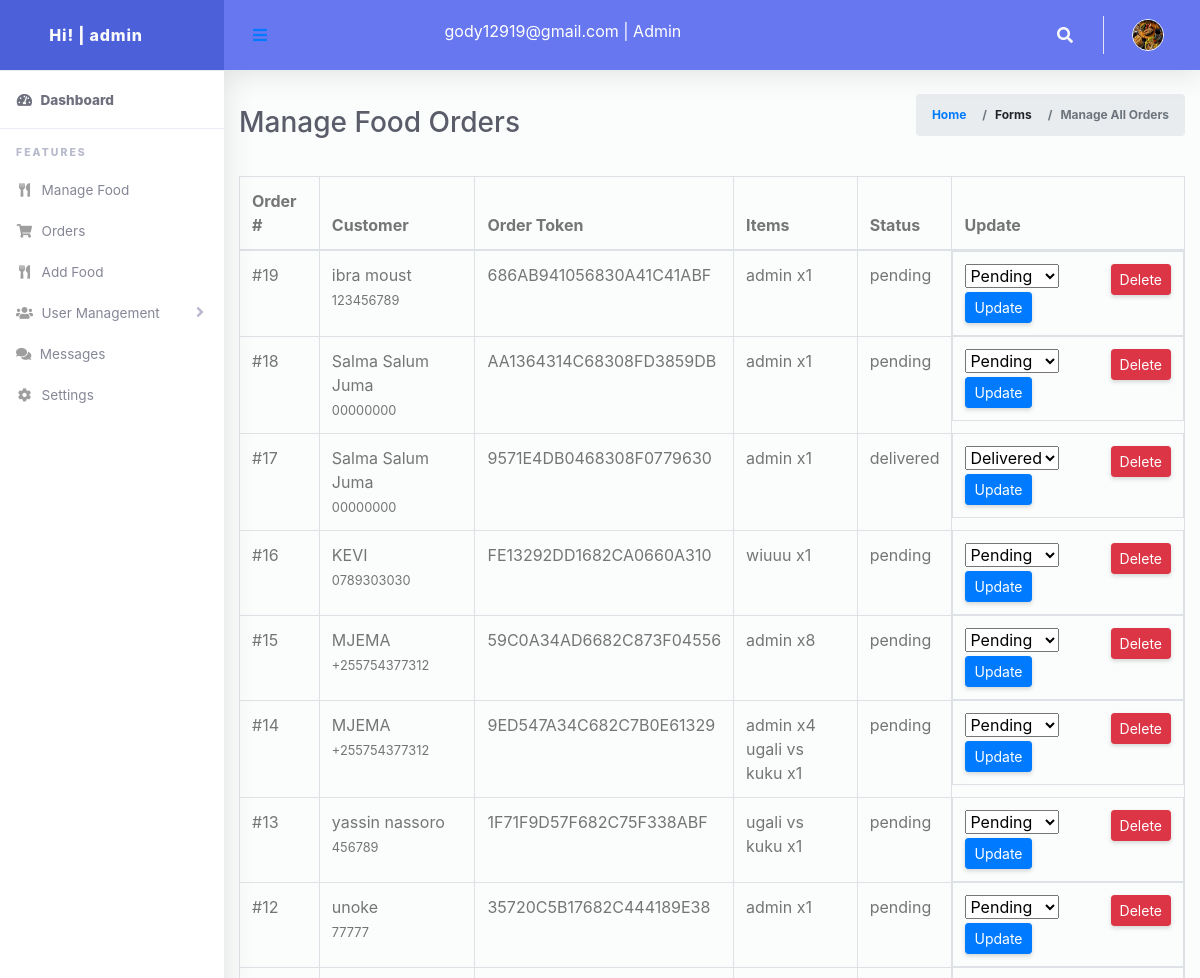
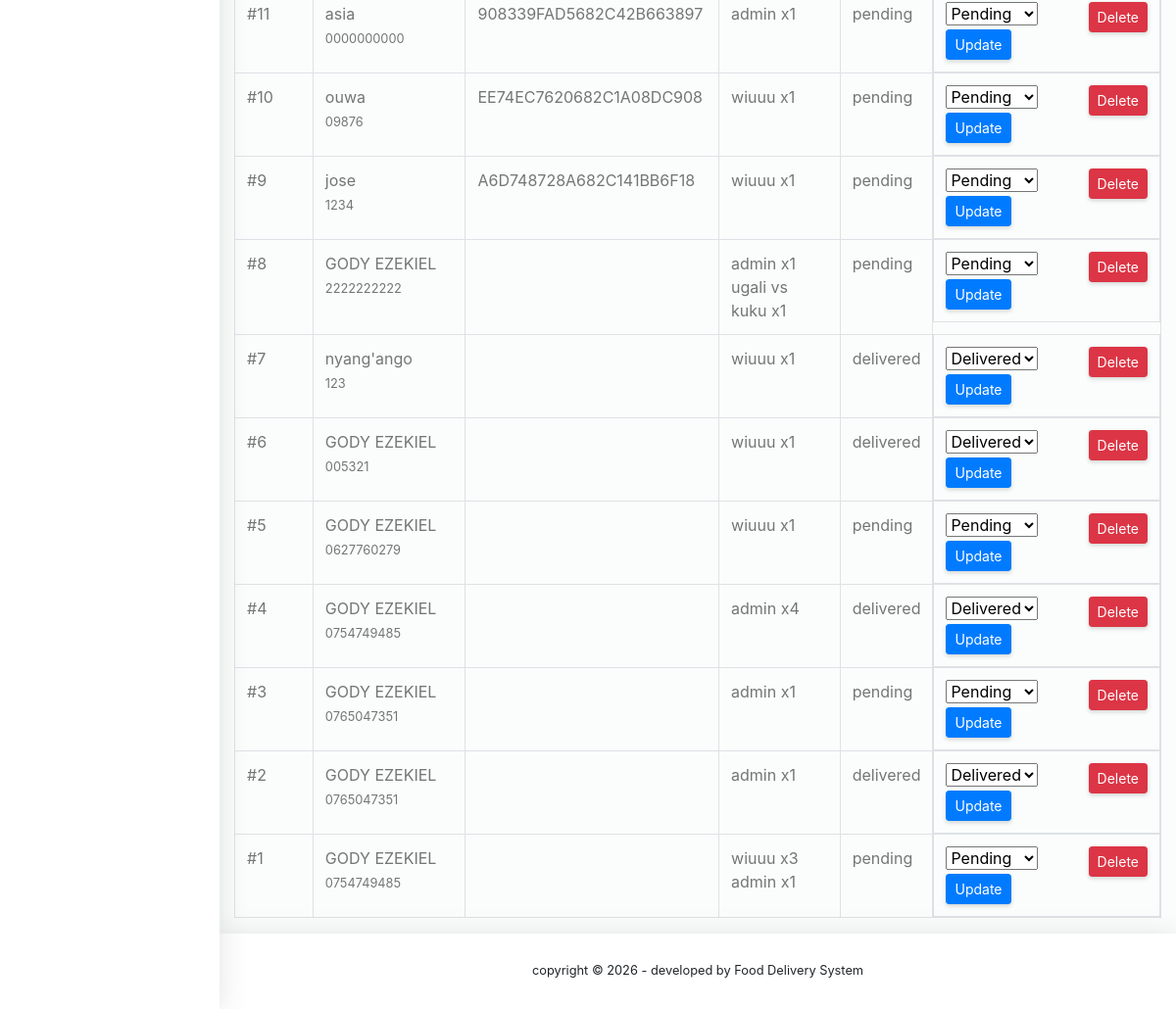
The app's page /admin/order.php (signed in) with its own data (2 pictures, top to bottom).
### tables this page shows
CREATE TABLE `users` (
  `id` int(11) NOT NULL,
  `username` varchar(50) DEFAULT NULL,
  `email` varchar(100) DEFAULT NULL,
  `password` varchar(255) DEFAULT NULL,
  `role` enum('admin','staff','user') DEFAULT NULL,
  `image` varchar(255) DEFAULT NULL,
  `created_at` timestamp NOT NULL DEFAULT current_timestamp()
);

CREATE TABLE `orders` (
  `id` int(11) NOT NULL,
  `user_id` int(11) DEFAULT NULL,
  `status` enum('pending','accepted','dispatched','delivered') DEFAULT 'pending',
  `order_token` varchar(50) DEFAULT NULL,
  `created_at` timestamp NOT NULL DEFAULT current_timestamp()
);

CREATE TABLE `guest_info` (
  `id` int(11) NOT NULL,
  `order_id` int(11) DEFAULT NULL,
  `fullname` varchar(100) DEFAULT NULL,
  `email` varchar(100) DEFAULT NULL,
  `phone` varchar(20) DEFAULT NULL,
  `address` text DEFAULT NULL
);

CREATE TABLE `order_items` (
  `id` int(11) NOT NULL,
  `order_id` int(11) DEFAULT NULL,
  `food_item_id` int(11) DEFAULT NULL,
  `quantity` int(11) DEFAULT NULL
);

CREATE TABLE `food_items` (
  `id` int(11) NOT NULL,
  `name` varchar(100) DEFAULT NULL,
  `description` text DEFAULT NULL,
  `price` decimal(10,2) DEFAULT NULL,
  `image` varchar(255) DEFAULT NULL,
  `available` tinyint(1) DEFAULT 1
);

### admin/order.php (the view, shortened to what this page needs)
<?php
$adminId = $_SESSION['multi_user_sessions']['admin']['user_id'] ?? null;
include '../includes/db_connection.php';
$admin = null;
$admin_query = $conn->prepare("SELECT username, email, role, image FROM users WHERE id = ?");
$admin_query->bind_param("i", $adminId);
$admin_query->execute();
$admin_result = $admin_query->get_result();
if ($admin_result && $admin_result->num_rows > 0) {
    $admin = $admin_result->fetch_assoc();
}
?>
<!DOCTYPE html>
<html>
<head>
    <link href="vendor/fontawesome-free/css/all.min.css" rel="stylesheet" type="text/css">
    <link href="vendor/bootstrap/css/bootstrap.min.css" rel="stylesheet" type="text/css">
    <link href="css/ruang-admin.min.css" rel="stylesheet">
    <link href="css/bootstrap.css" rel="stylesheet">
</head>
<body id="page-top">
    <div id="wrapper">
        <?php include('includes/sidebar.php'); ?>
        <div id="content-wrapper" class="d-flex flex-column">
            <div id="content">
                <?php include('includes/header.php'); ?>
                <div class="container-fluid" id="container-wrapper">
                    <div class="d-sm-flex align-items-center justify-content-between mb-4">
                        <h1 class="h3 mb-0 text-gray-800">Manage Food Orders</h1>
                        <ol class="breadcrumb">
                            <li class="breadcrumb-item"><a href="dashboard.php">Home</a></li>
                            <li class="breadcrumb-item">Forms</li>
                            <li class="breadcrumb-item active" aria-current="page">Manage All Orders</li>
                        </ol>
                    </div>
                    <table class="table table-bordered">
                        <thead>
                            <tr>
                                <th>Order #</th>
                                <th>Customer</th>
                                <th>Order Token</th>
                                <th>Items</th>
                                <th>Status</th>
                                <th>Update</th>
                            </tr>
                        </thead>
                        <tbody>
                            <?php
                            $orders = mysqli_query($conn, "SELECT * FROM orders ORDER BY created_at DESC");
                            while ($order = mysqli_fetch_assoc($orders)) {
                                $order_id = $order['id'];
                                $token = $order['order_token'];
                                $user_id = $order['user_id'];
                                if ($user_id) {
                                    $user_res = mysqli_query($conn, "SELECT username FROM users WHERE id = $user_id");
                                    $user = mysqli_fetch_assoc($user_res);
                                    $customer = htmlspecialchars($user['username']);
                                } else {
                                    $guest_res = mysqli_query($conn, "SELECT * FROM guest_info WHERE order_id = $order_id");
                                    $guest = mysqli_fetch_assoc($guest_res);
                                    $customer = htmlspecialchars($guest['fullname']) . "<br><small>" . $guest['phone'] . "</small>";
                                }
                                $items = mysqli_query($conn, "SELECT f.name, oi.quantity FROM order_items oi JOIN food_items f ON f.id = oi.food_item_id WHERE oi.order_id = $order_id");
                                $item_list = "";
                                while ($item = mysqli_fetch_assoc($items)) {
                                    $item_list .= "{$item['name']} x{$item['quantity']}<br>";
                                }
                                echo "<tr>
                        <td>#{$order_id}</td>
                        <td>{$customer}</td>
                        <td>{$token}</td>
                        <td>{$item_list}</td>
                        <td>{$order['status']}</td>
                        <td class='d-flex'>
                        <form method='POST' action='update_order_status.php' class='me-2'>
                            <input type='hidden' name='order_id' value='{$order_id}'>
                            <select name='status' class='form-select form-select-sm mb-1'>
                                <option value='pending' " . ($order['status'] == 'pending' ? 'selected' : '') . ">Pending</option>
                                <option value='delivered' " . ($order['status'] == 'delivered' ? 'selected' : '') . ">Delivered</option>
                            </select>
                            <button class='btn btn-sm btn-primary'>Update</button>
                        </form>
                        <form method='POST' action='delete_order.php' onsubmit='return confirm(\"Are you sure you want to delete this order?\")'>
                            <input type='hidden' name='order_id' value='{$order_id}'>
                            <button class='btn btn-sm btn-danger'>Delete</button>
                        </form>
                    </td>
                    </tr>";
                            }
                            ?>
                        </tbody>
                    </table>
                </div>
            </div>
            <?php include('includes/footer.php'); ?>
        </div>
    </div>
</body>
</html>

### admin/includes/sidebar.php (shortened to what this page needs)
<ul class="navbar-nav sidebar sidebar-light accordion" id="accordionSidebar">
  <a class="sidebar-brand d-flex align-items-center justify-content-center" href="dashboard.php">
    <div class="sidebar-brand-icon">
    Hi! | <?= htmlspecialchars($admin['username']) ?>
    </div>
  </a>
  <hr class="sidebar-divider my-0">
  <li class="nav-item active">
    <a class="nav-link" href="dashboard.php">
      <i class="fas fa-fw fa-tachometer-alt"></i>
      <span>Dashboard</span></a>
    </li>
    <hr class="sidebar-divider">
    <div class="sidebar-heading">
      Features
    </div>
   <li class="nav-item">
    <a class="nav-link" href="manage_food.php">
      <i class="fas fa-fw fa-utensils"></i>
      <span>Manage Food</span>
    </a>
  </li>
    <li class="nav-item">
    <a class="nav-link" href="order.php">
      <i class="fas fa-fw fa-shopping-cart"></i>
      <span>Orders</span>
    </a>
  </li>
  <li class="nav-item">
    <a class="nav-link" href="add_food.php">
      <i class="fas fa-fw fa-utensils"></i>
      <span>Add Food</span>
    </a>
  </li>
   <li class="nav-item">
    <a class="nav-link collapsed" href="#" data-toggle="collapse" data-target="#users" aria-expanded="true" aria-controls="collapseTable">
      <i class="fas fa-fw fa-users"></i>
      <span>User Management</span>
    </a>
  </li>
  <li class="nav-item">
    <a class="nav-link" href="messages.php">
      <i class="fas fa-comments"></i>
      <span>Messages</span>
    </a>
  </li>
   <li class="nav-item">
    <a class="nav-link" href="system_setting.php">
      <i class="fas fa-fw fa-cog"></i>
      <span>Settings</span>
    </a>
  </li>
</ul>

### admin/includes/header.php (shortened to what this page needs)
<nav class="navbar navbar-expand navbar-light bg-navbar topbar mb-4 static-top">
  <button id="sidebarToggleTop" class="btn btn-link rounded-circle mr-3">
    <i class="fa fa-bars"></i>
  </button>&nbsp;&nbsp;&nbsp;&nbsp;&nbsp;&nbsp;&nbsp;&nbsp;&nbsp;
  <p class="text-white display-7 mb-2"><?= htmlspecialchars($admin['email']) ?> | <?= ucfirst($admin['role']) ?> </p>
  <ul class="navbar-nav ml-auto">
    <li class="nav-item dropdown no-arrow">
      <a class="nav-link dropdown-toggle" href="#" id="searchDropdown" role="button" data-toggle="dropdown"
        aria-haspopup="true" aria-expanded="false">
        <i class="fas fa-search fa-fw"></i>
      </a>
    </li>
    <li class="nav-item dropdown no-arrow">
<a class="nav-link dropdown-toggle" href="#" id="userDropdown" role="button" data-toggle="dropdown"
        aria-haspopup="true" aria-expanded="false">
        <?php if (!empty($admin['image']) && file_exists("../" . $admin['image'])): ?>
                <img class="img-profile rounded-circle" src="../<?= htmlspecialchars($admin['image']) ?>" class="profile-preview" alt="Current Image"
                    width="60px"><br>
            <?php else: ?>
                <img class="img-profile rounded-circle" src="../uploads/food-bg.jpg" style="max-width: 60px">
            <?php endif; ?>
      </a>
    </li>
  </ul>
</nav>

### records on screen
users: username "admin", email "gody12919@gmail.com", role "Admin"
orders: id "19", guest_info.fullname "ibra moust", guest_info.phone "123456789", order_token "686AB941056830A41C41ABF", status "pending", status "Pending"
order_items: food_item.name "admin", quantity "1"
orders: id "18", guest_info.fullname "Salma Salum Juma", guest_info.phone "00000000", order_token "AA1364314C68308FD3859DB", status "pending", status "Pending"
order_items: food_item.name "admin", quantity "1"
orders: id "17", guest_info.fullname "Salma Salum Juma", guest_info.phone "00000000", order_token "9571E4DB0468308F0779630", status "delivered", status "Delivered"
order_items: food_item.name "admin", quantity "1"
orders: id "16", guest_info.fullname "KEVI", guest_info.phone "0789303030", order_token "FE13292DD1682CA0660A310", status "pending", status "Pending"
order_items: food_item.name "wiuuu", quantity "1"
orders: id "15", guest_info.fullname "MJEMA", guest_info.phone "+255754377312", order_token "59C0A34AD6682C873F04556", status "pending", status "Pending"
order_items: food_item.name "admin", quantity "8"
orders: id "14", guest_info.fullname "MJEMA", guest_info.phone "+255754377312", order_token "9ED547A34C682C7B0E61329", status "pending", status "Pending"
order_items: food_item.name "admin", quantity "4"
order_items: food_item.name "ugali vs kuku", quantity "1"
orders: id "13", guest_info.fullname "yassin nassoro", guest_info.phone "456789", order_token "1F71F9D57F682C75F338ABF", status "pending", status "Pending"
order_items: food_item.name "ugali vs kuku", quantity "1"
orders: id "12", guest_info.fullname "unoke", guest_info.phone "77777", order_token "35720C5B17682C444189E38", status "pending", status "Pending"
order_items: food_item.name "admin", quantity "1"
orders: id "11", guest_info.fullname "asia", guest_info.phone "0000000000", order_token "908339FAD5682C42B663897", status "pending", status "Pending"
order_items: food_item.name "admin", quantity "1"
orders: id "10", guest_info.fullname "ouwa", guest_info.phone "09876", order_token "EE74EC7620682C1A08DC908", status "pending", status "Pending"
order_items: food_item.name "wiuuu", quantity "1"
orders: id "9", guest_info.fullname "jose", guest_info.phone "1234", order_token "A6D748728A682C141BB6F18", status "pending", status "Pending"
order_items: food_item.name "wiuuu", quantity "1"
orders: id "8", guest_info.fullname "GODY EZEKIEL", guest_info.phone "2222222222", status "pending", status "Pending"
order_items: food_item.name "admin", quantity "1"
order_items: food_item.name "ugali vs kuku", quantity "1"
orders: id "7", guest_info.fullname "nyang'ango", guest_info.phone "123", status "delivered", status "Delivered"
order_items: food_item.name "wiuuu", quantity "1"
orders: id "6", guest_info.fullname "GODY EZEKIEL", guest_info.phone "005321", status "delivered", status "Delivered"
order_items: food_item.name "wiuuu", quantity "1"
orders: id "5", guest_info.fullname "GODY EZEKIEL", guest_info.phone "0627760279", status "pending", status "Pending"
order_items: food_item.name "wiuuu", quantity "1"
orders: id "4", guest_info.fullname "GODY EZEKIEL", guest_info.phone "0754749485", status "delivered", status "Delivered"
order_items: food_item.name "admin", quantity "4"
orders: id "3", guest_info.fullname "GODY EZEKIEL", guest_info.phone "0765047351", status "pending", status "Pending"
order_items: food_item.name "admin", quantity "1"
orders: id "2", guest_info.fullname "GODY EZEKIEL", guest_info.phone "0765047351", status "delivered", status "Delivered"
order_items: food_item.name "admin", quantity "1"
orders: id "1", guest_info.fullname "GODY EZEKIEL", guest_info.phone "0754749485", status "pending", status "Pending"
order_items: food_item.name "wiuuu", quantity "3"
order_items: food_item.name "admin", quantity "1"
